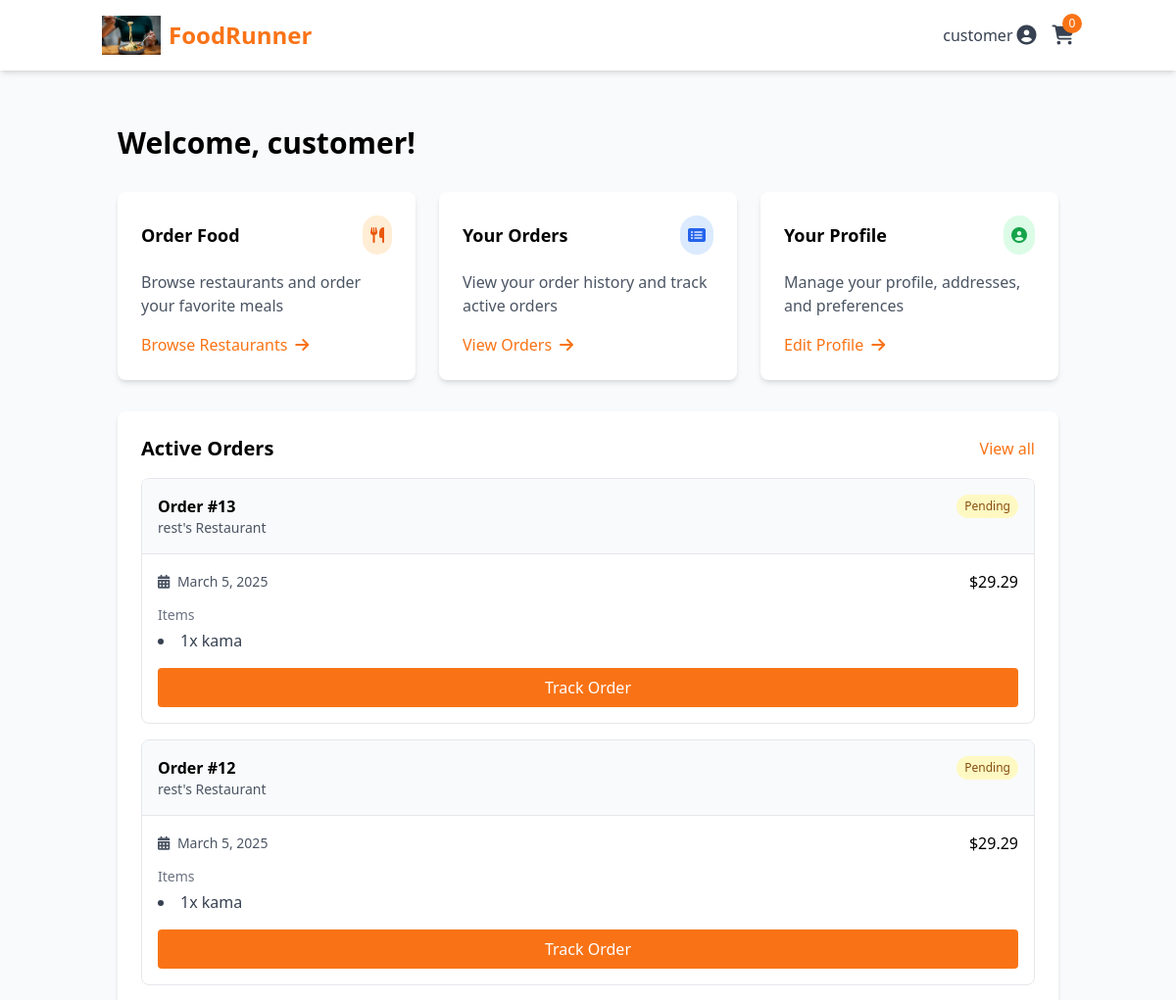
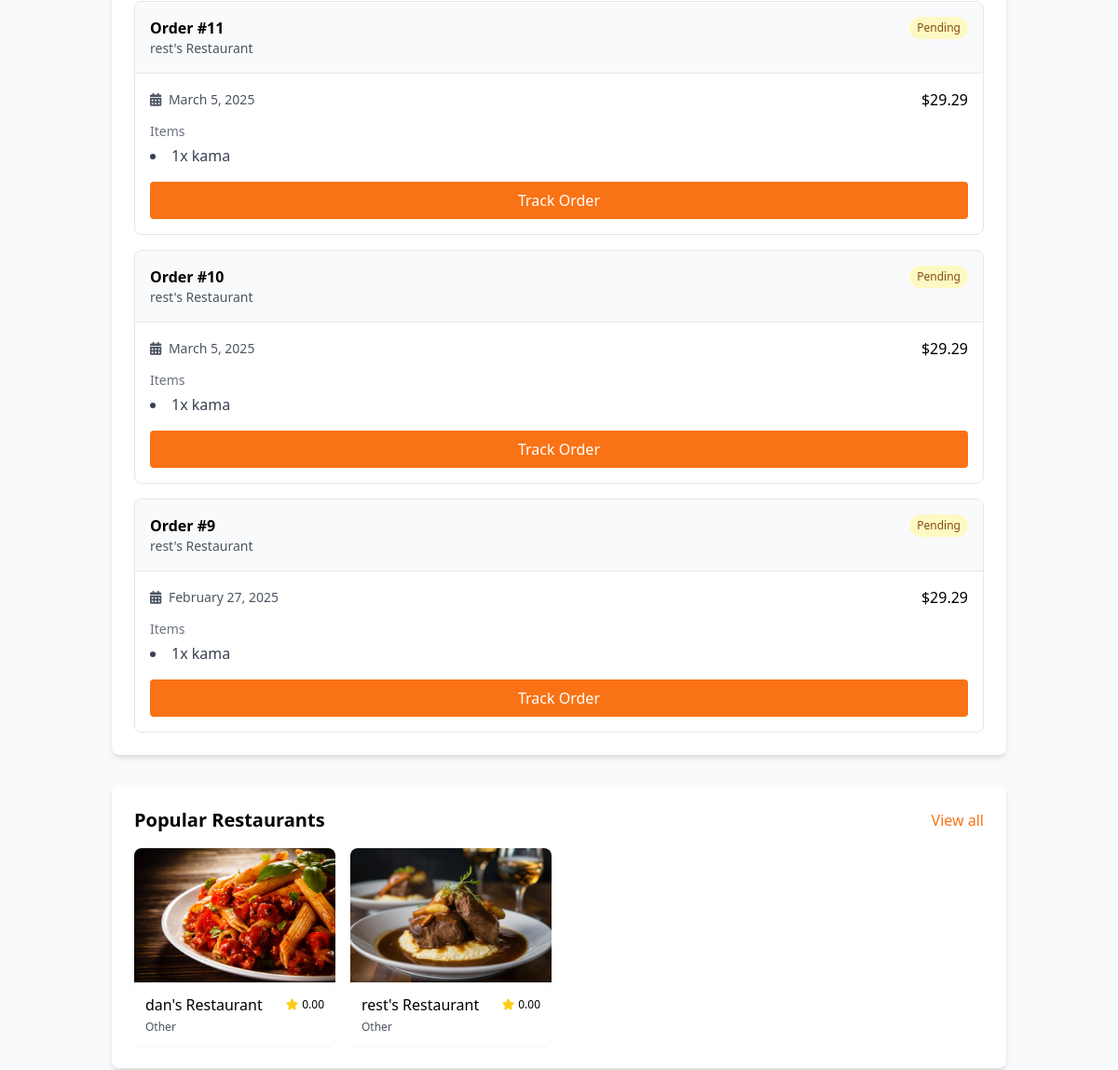
Page /customer/dashboard/ (signed in, upper part) on the earlier database version (2 pictures, top to bottom).
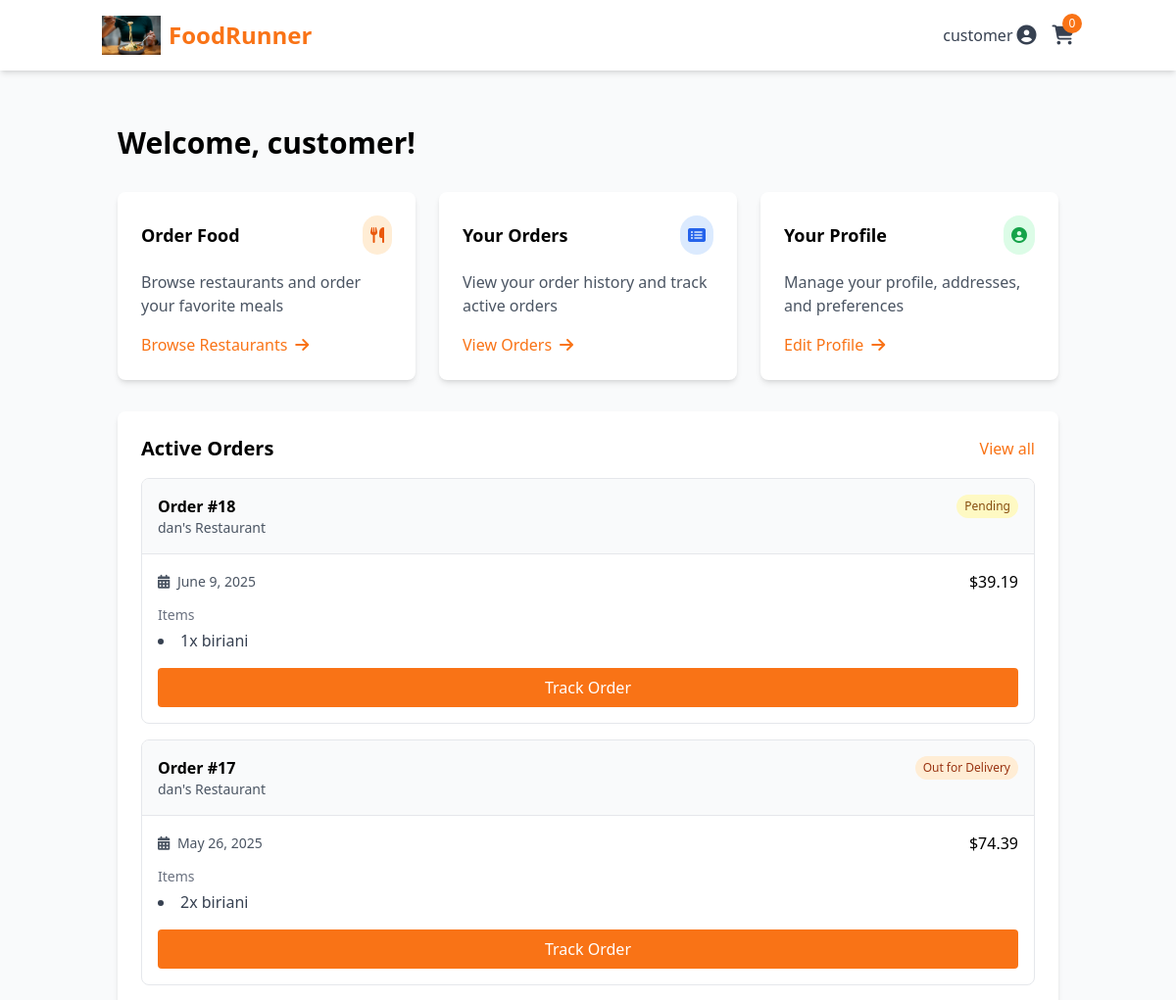
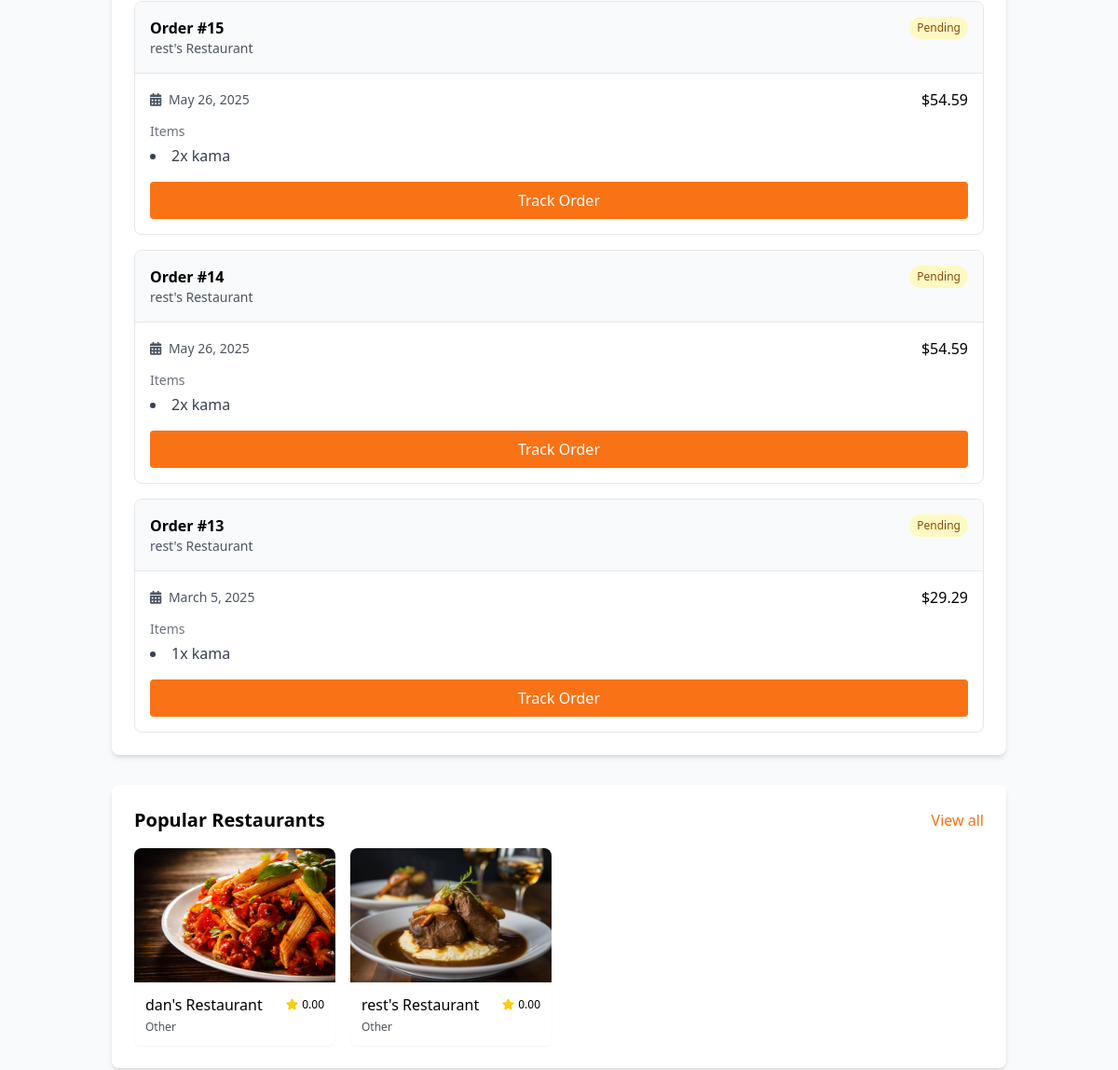
Same page on the later database version (2 pictures, top to bottom).
### customers/models.py (models this page shows, shortened)
class Order(models.Model):
    STATUS_CHOICES = (
        ('pending', 'Pending'),
        ('confirmed', 'Confirmed'),
        ('preparing', 'Preparing'),
        ('ready_for_pickup', 'Ready for Pickup'),
        ('out_for_delivery', 'Out for Delivery'),
        ('delivered', 'Delivered'),
        ('cancelled', 'Cancelled'),
    )
    customer = models.ForeignKey(settings.AUTH_USER_MODEL, on_delete=models.CASCADE, related_name='orders')
    restaurant = models.ForeignKey(Restaurant, on_delete=models.CASCADE, related_name='orders')
    delivery_person = models.ForeignKey(
        settings.AUTH_USER_MODEL,
        on_delete=models.SET_NULL,
        null=True,
        blank=True,
        related_name='deliveries'
    )
    delivery_address = models.ForeignKey('core.Address', on_delete=models.SET_NULL, null=True)
    status = models.CharField(max_length=20, choices=STATUS_CHOICES, default='pending')
    total_amount = models.DecimalField(max_digits=8, decimal_places=2)
    delivery_fee = models.DecimalField(max_digits=5, decimal_places=2)
    tax_amount = models.DecimalField(max_digits=6, decimal_places=2)
    payment_status = models.CharField(max_length=20, default='pending')
    payment_method = models.CharField(max_length=50, default='stripe')
    stripe_payment_intent_id = models.CharField(max_length=255, blank=True, null=True)
    estimated_delivery_time = models.DateTimeField(null=True, blank=True)
    actual_delivery_time = models.DateTimeField(null=True, blank=True)
    special_instructions = models.TextField(blank=True)
    created_at = models.DateTimeField(auto_now_add=True)
    updated_at = models.DateTimeField(auto_now=True)
    @property
    def order_total(self):
        return self.total_amount + self.delivery_fee + self.tax_amount

class OrderItem(models.Model):
    order = models.ForeignKey(Order, on_delete=models.CASCADE, related_name='items')
    menu_item = models.ForeignKey(MenuItem, on_delete=models.CASCADE)
    quantity = models.PositiveIntegerField(default=1)
    price = models.DecimalField(max_digits=6, decimal_places=2)  # Price at time of order
    special_instructions = models.TextField(blank=True)

### restaurants/models.py (models this page shows, shortened)
class Restaurant(models.Model):
    manager = models.OneToOneField(settings.AUTH_USER_MODEL, on_delete=models.CASCADE)
    name = models.CharField(max_length=100)
    description = models.TextField()
    logo = models.ImageField(upload_to='restaurant_logos/')
    banner_image = models.ImageField(upload_to='restaurant_banners/', blank=True, null=True)
    address = models.OneToOneField(Address, on_delete=models.CASCADE)
    cuisine_type = models.CharField(max_length=50)
    phone = models.CharField(max_length=15)
    email = models.EmailField()
    website = models.URLField(blank=True, null=True)
    is_active = models.BooleanField(default=True)
    average_rating = models.DecimalField(max_digits=3, decimal_places=2, default=0.0)
    delivery_fee = models.DecimalField(max_digits=5, decimal_places=2, default=0.0)
    min_order_amount = models.DecimalField(max_digits=6, decimal_places=2, default=0.0)
    preparation_time = models.PositiveIntegerField(default=30, help_text='Average preparation time in minutes')
    opening_time = models.TimeField()
    closing_time = models.TimeField()
    created_at = models.DateTimeField(auto_now_add=True)
    updated_at = models.DateTimeField(auto_now=True)

class MenuItem(models.Model):
    CATEGORY_CHOICES = (
        ('appetizer', 'Appetizer'),
        ('main', 'Main Course'),
        ('dessert', 'Dessert'),
        ('beverage', 'Beverage'),
        ('side', 'Side Dish'),
    )
    restaurant = models.ForeignKey(Restaurant, on_delete=models.CASCADE, related_name='menu_items')
    name = models.CharField(max_length=100)
    description = models.TextField()
    image = models.ImageField(upload_to='menu_items/')
    price = models.DecimalField(max_digits=6, decimal_places=2)
    category = models.CharField(max_length=20, choices=CATEGORY_CHOICES)
    is_vegetarian = models.BooleanField(default=False)
    is_vegan = models.BooleanField(default=False)
    is_gluten_free = models.BooleanField(default=False)
    spice_level = models.PositiveSmallIntegerField(default=0, help_text='Spice level from 0 to 5')
    is_available = models.BooleanField(default=True)
    preparation_time = models.PositiveIntegerField(default=15, help_text='Preparation time in minutes')
    created_at = models.DateTimeField(auto_now_add=True)
    updated_at = models.DateTimeField(auto_now=True)

### customers/views.py (the view)
# urls.py: path('dashboard/', views.dashboard, name='dashboard'),
@login_required
def dashboard(request):
    active_orders = Order.objects.filter(
        customer=request.user,
        status__in=['pending', 'confirmed', 'preparing', 'ready_for_pickup', 'out_for_delivery']
    ).order_by('-created_at')[:5]
    recent_orders = Order.objects.filter(
        customer=request.user,
        status='delivered'
    ).order_by('-created_at')[:5]
    favorite_restaurants = Restaurant.objects.filter(
        orders__customer=request.user
    ).distinct().order_by('-average_rating')[:4]
    if not favorite_restaurants.exists():
        favorite_restaurants = Restaurant.objects.filter(
            is_active=True
        ).order_by('-average_rating')[:4]
    context = {
        'active_orders': active_orders,
        'recent_orders': recent_orders,
        'favorite_restaurants': favorite_restaurants,
    }
    return render(request, 'customers/dashboard.html', context)

### customers/models.py (called while the page is built)
    @property
    def item_count(self):
        return self.items.count()

### customers/templates/customers/dashboard.html (shortened to what the changed rows need)
{% extends 'base.html' %}
{% load static %}
{% block content %}
<div class="container mx-auto px-4 py-8">
    <h1 class="text-3xl font-bold mb-8">Welcome, {{ request.user.first_name }}!</h1>
    <div class="bg-white rounded-lg shadow-md p-6 mb-8">
        <div class="flex justify-between items-center mb-4">
            <h2 class="text-xl font-semibold">Active Orders</h2>
        </div>
        {% if active_orders %}
            <div class="space-y-4">
                {% for order in active_orders %}
                    <div class="border rounded-lg overflow-hidden">
                        <div class="bg-gray-50 p-4 border-b">
                            <div class="flex justify-between items-start">
                                <div>
                                    <h3 class="font-semibold">Order #{{ order.id }}</h3>
                                    <p class="text-sm text-gray-600">{{ order.restaurant.name }}</p>
                                </div>
                                <span class="px-2 py-1 rounded-full text-xs
                                    {% if order.status == 'pending' %}bg-yellow-100 text-yellow-800
                                    {% elif order.status == 'confirmed' %}bg-blue-100 text-blue-800
                                    {% elif order.status == 'preparing' %}bg-purple-100 text-purple-800
                                    {% elif order.status == 'ready_for_pickup' %}bg-indigo-100 text-indigo-800
                                    {% elif order.status == 'out_for_delivery' %}bg-orange-100 text-orange-800
                                    {% endif %}">
                                    {{ order.get_status_display }}
                                </span>
                            </div>
                        </div>
                        <div class="p-4">
                            <div class="flex justify-between items-center mb-3">
                                <div class="text-sm text-gray-600">
                                    <i class="fas fa-calendar-alt mr-1"></i> {{ order.created_at|date:"F j, Y" }}
                                </div>
                                <div class="font-medium">${{ order.order_total }}</div>
                            </div>
                            <div class="mb-4">
                                <h4 class="text-sm font-medium text-gray-500 mb-1">Items</h4>
                                <ul class="list-disc list-inside text-gray-700">
                                    {% for item in order.items.all|slice:":3" %}
                                        <li>{{ item.quantity }}x {{ item.menu_item.name }}</li>
                                    {% endfor %}
                                </ul>
                            </div>
                            <a href="{% url 'customers:order_detail' order.id %}" class="block w-full py-2 bg-orange-500 text-white text-center rounded hover:bg-orange-600 transition duration-200">
                                Track Order
                            </a>
                        </div>
                    </div>
                {% endfor %}
            </div>
        {% endif %}
    </div>
    <div class="bg-white rounded-lg shadow-md p-6">
        <div class="flex justify-between items-center mb-4">
            <h2 class="text-xl font-semibold">Popular Restaurants</h2>
        </div>
        {% if favorite_restaurants %}
            <div class="grid grid-cols-1 sm:grid-cols-2 lg:grid-cols-4 gap-4">
                {% for restaurant in favorite_restaurants %}
                    <a href="{% url 'customers:restaurant_detail' restaurant.id %}" class="block rounded-lg overflow-hidden shadow-sm hover:shadow-md transition duration-200">
                        <div class="h-36 overflow-hidden">
                            {% if restaurant.banner_image %}
                                <img src="{{ restaurant.banner_image.url }}" alt="{{ restaurant.name }}" class="w-full h-full object-cover">
                            {% else %}
                                <div class="w-full h-full bg-gray-200 flex items-center justify-center">
                                    <i class="fas fa-utensils text-gray-400 text-3xl"></i>
                                </div>
                            {% endif %}
                        </div>
                        <div class="p-3">
                            <div class="flex items-center justify-between mb-1">
                                <h3 class="font-medium">{{ restaurant.name }}</h3>
                                <div class="flex items-center">
                                    <i class="fas fa-star text-yellow-400 text-xs mr-1"></i>
                                    <span class="text-xs">{{ restaurant.average_rating }}</span>
                                </div>
                            </div>
                            <p class="text-xs text-gray-600">{{ restaurant.cuisine_type }}</p>
                        </div>
                    </a>
                {% endfor %}
            </div>
        {% endif %}
    </div>
</div>
{% endblock %}

Differences in the rows shown:
no longer on this page (row unchanged): Order: id "12", restaurant.name "rest's Restaurant", status "Pending", created_at "March 5, 2025", order_total "29.29"
no longer on this page (row unchanged): OrderItem: quantity "1", menu_item.name "kama", shown under "12"
no longer on this page (row unchanged): Order: id "11", restaurant.name "rest's Restaurant", status "Pending", created_at "March 5, 2025", order_total "29.29"
no longer on this page (row unchanged): OrderItem: quantity "1", menu_item.name "kama", shown under "11"
no longer on this page (row unchanged): Order: id "10", restaurant.name "rest's Restaurant", status "Pending", created_at "March 5, 2025", order_total "29.29"
no longer on this page (row unchanged): OrderItem: quantity "1", menu_item.name "kama", shown under "10"
no longer on this page (row unchanged): Order: id "9", restaurant.name "rest's Restaurant", status "Pending", created_at "February 27, 2025", order_total "29.29"
no longer on this page (row unchanged): OrderItem: quantity "1", menu_item.name "kama", shown under "9"
added Order: id "18", restaurant.name "dan's Restaurant", status "Pending", created_at "June 9, 2025", order_total "39.19"
added OrderItem: quantity "1", menu_item.name "biriani", shown under "18"
added Order: id "17", restaurant.name "dan's Restaurant", status "Out for Delivery", created_at "May 26, 2025", order_total "74.39"
added OrderItem: quantity "2", menu_item.name "biriani", shown under "17"
added Order: id "15", restaurant.name "rest's Restaurant", status "Pending", created_at "May 26, 2025", order_total "54.59"
added OrderItem: quantity "2", menu_item.name "kama", shown under "15"
added Order: id "14", restaurant.name "rest's Restaurant", status "Pending", created_at "May 26, 2025", order_total "54.59"
added OrderItem: quantity "2", menu_item.name "kama", shown under "14"
